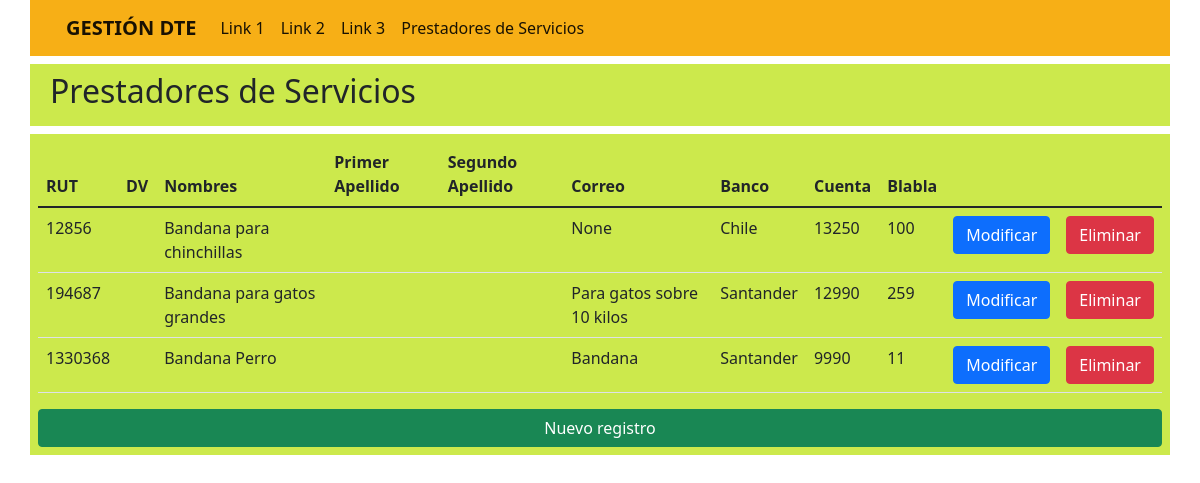
/productos.html, run on an earlier commit of the app's database.
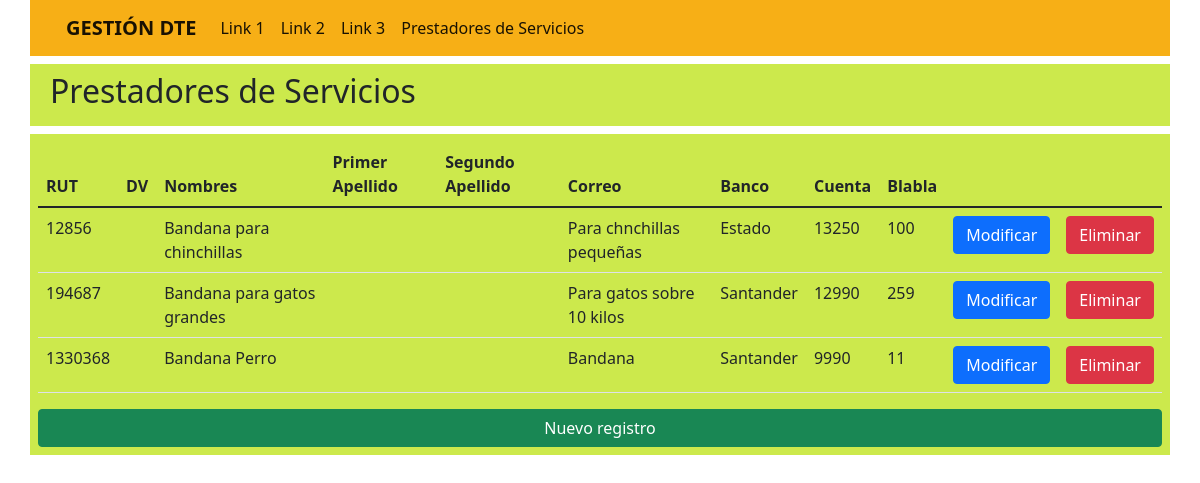
And on a later commit of the database.
### core/models.py (models this page shows, shortened)
class Producto(models.Model):
    sku = models.IntegerField(primary_key=True, verbose_name='sku')
    dv = models.CharField(max_length=1, verbose_name='dv') #se agrega
    nombre = models.CharField(max_length=40, verbose_name='Nombres')
    primer_apellido = models.CharField(max_length=40, verbose_name='Primer Apellido') #se agrega
    segundo_apellido = models.CharField(max_length=40, verbose_name='Segundo Apellido') #se agrega
    precio = models.IntegerField(verbose_name='Precio')
    stock = models.IntegerField(verbose_name='Stock')
    descripcion = models.CharField(max_length=100, null=True, blank=True, verbose_name='descripcion')
    categoria = models.ForeignKey(Categoria, on_delete=models.CASCADE)

class Categoria(models.Model):
    idCategoria = models.IntegerField(primary_key=True, verbose_name='Id de categoria')
    nombreCategoria = models.CharField(max_length=50, verbose_name="Nombre categoria")

### core/views.py (the view)
# urls.py: path('productos.html', productos, name="productos"),
def productos(request):
    productos = Producto.objects.all()
    datos = {
        'productos': productos
    }
    return render(request, 'core/productos.html', datos)

### core/templates/core/productos.html (shortened to what this page needs)
<!DOCTYPE html>
<html lang="es">
  <head>
    <link
      href="https://cdn.jsdelivr.net/npm/bootstrap@5.1.3/dist/css/bootstrap.min.css"
      rel="stylesheet"
    />
  </head>
  <div
    class="container-lg adornartexto"
    style="background-color: rgba(247, 172, 11, 0.952)"
  >
    <div class="row">
      <nav class="navbar navbar-expand-lg navbar-light">
        <div class="container-lg">
          <a class="navbar-brand" href="index.html"
            ><b>GESTIÓN DTE</b></a
          >
          <div class="collapse navbar-collapse" id="navbarSupportedContent">
            <ul class="navbar-nav me-auto mb-2 mb-lg-0">
              <li class="nav-item">
                <a
                  class="nav-link active"
                  aria-current="page"
                  href="bandanas.html"
                  >Link 1</a>
              </li>
              <li class="nav-item">
                <a
                  class="nav-link active"
                  aria-current="page"
                  href="correas.html"
                  >Link 2</a>
              </li>
              <li class="nav-item">
                <a
                  class="nav-link active"
                  aria-current="page"
                  href="identificadores.html"
                  >Link 3</a>
              </li>
              <li class="nav-item">
                <a
                  class="nav-link active"
                  aria-current="page"
                  href="productos.html"
                  >Prestadores de Servicios</a>
              </li>
            </ul>
          </div>
        </div>
      </nav>
    </div>
  </div>
  <div class="container-lg" style="background-color: rgba(191, 228, 29, 0.788)">
    <div class="row align-items-center mt-2 p-2">
        <h2>Prestadores de Servicios</h2>
    </div>
  </div>
  <body>
    <div class="container-lg" style="background-color: rgba(191, 228, 29, 0.788)">
        <div class="row align-items-center mt-2 p-2">
            <table class="table">
              <thead>
                <tr>
                  <th scope="col">RUT</th>
                  <th scope="col">DV</th>
                  <th scope="col">Nombres</th>
                  <th scope="col">Primer Apellido</th>
                  <th scope="col">Segundo Apellido</th>
                  <th scope="col">Correo</th>
                  <th scope="col">Banco</th>
                  <th scope="col">Cuenta</th>
                  <th scope="col">Blabla</th>
                </tr>
              </thead>
                <tbody>
                  {% for prod in productos %}
                  <tr>
                    <td>{{prod.sku}}</td>
                    <td>{{prod.dv}}</td>
                    <td>{{prod.nombre}}</td>
                    <td>{{prod.primer_apellido}}</td>
                    <td>{{prod.segundo_apellido}}</td>
                    <td>{{prod.descripcion}}</td>
                    <td>{{prod.categoria.nombreCategoria}}</td>
                    <td>{{prod.precio}}</td>
                    <td>{{prod.stock}}</td>
                    <td><a class="btn btn-primary" href="{% url 'form_mod_producto' prod.sku %}" role="button">Modificar</a></td>
                    <td><a class="btn btn-danger" href="{% url 'form_del_producto' prod.sku %}" role="button">Eliminar</a></td>
                  </tr>
                  {% endfor %}
                </tbody>
            </table>
            <a class="btn btn-success" href="{% url 'form_producto' %}" role="button">Nuevo registro</a>
        </div>
    </div>
  </body>
</html>

What changed in the data, as far as the page shows it:
changed Producto "Bandana para chinchillas": descripcion "None" → "Para chnchillas pequeñas"; categoria.nombreCategoria "Chile" → "Estado"
